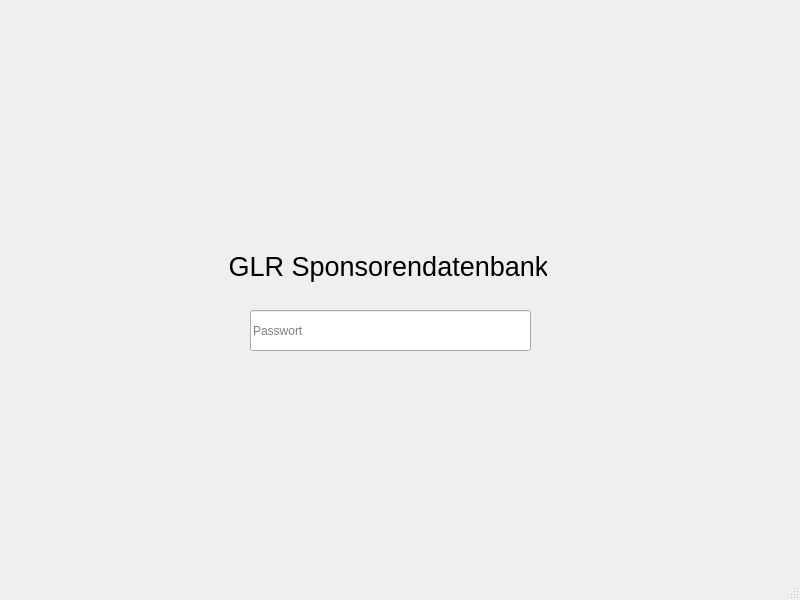
<?xml version="1.0" encoding="UTF-8"?>
<ui version="4.0">
 <class>logIn</class>
 <widget class="QMainWindow" name="logIn">
  <property name="geometry">
   <rect>
    <x>0</x>
    <y>0</y>
    <width>800</width>
    <height>600</height>
   </rect>
  </property>
  <property name="windowTitle">
   <string>MainWindow</string>
  </property>
  <widget class="QWidget" name="centralwidget">
   <widget class="QStackedWidget" name="stackedWidget">
    <property name="geometry">
     <rect>
      <x>20</x>
      <y>0</y>
      <width>771</width>
      <height>521</height>
     </rect>
    </property>
    <property name="currentIndex">
     <number>1</number>
    </property>
    <widget class="QWidget" name="page">
     <widget class="QLabel" name="label_2">
      <property name="geometry">
       <rect>
        <x>240</x>
        <y>240</y>
        <width>131</width>
        <height>51</height>
       </rect>
      </property>
      <property name="text">
       <string>zweite Seite</string>
      </property>
     </widget>
    </widget>
    <widget class="QWidget" name="page_2">
     <widget class="QLabel" name="label">
      <property name="geometry">
       <rect>
        <x>210</x>
        <y>250</y>
        <width>317</width>
        <height>32</height>
       </rect>
      </property>
      <property name="font">
       <font>
        <pointsize>20</pointsize>
       </font>
      </property>
      <property name="text">
       <string>GLR Sponsorendatenbank</string>
      </property>
      <property name="alignment">
       <set>Qt::AlignCenter</set>
      </property>
     </widget>
     <widget class="QLineEdit" name="le_password">
      <property name="geometry">
       <rect>
        <x>230</x>
        <y>310</y>
        <width>281</width>
        <height>41</height>
       </rect>
      </property>
      <property name="echoMode">
       <enum>QLineEdit::Password</enum>
      </property>
      <property name="placeholderText">
       <string>Passwort</string>
      </property>
     </widget>
    </widget>
   </widget>
  </widget>
  <widget class="QMenuBar" name="menubar">
   <property name="geometry">
    <rect>
     <x>0</x>
     <y>0</y>
     <width>800</width>
     <height>22</height>
    </rect>
   </property>
  </widget>
  <widget class="QStatusBar" name="statusbar"/>
 </widget>
 <resources/>
 <connections/>
</ui>
